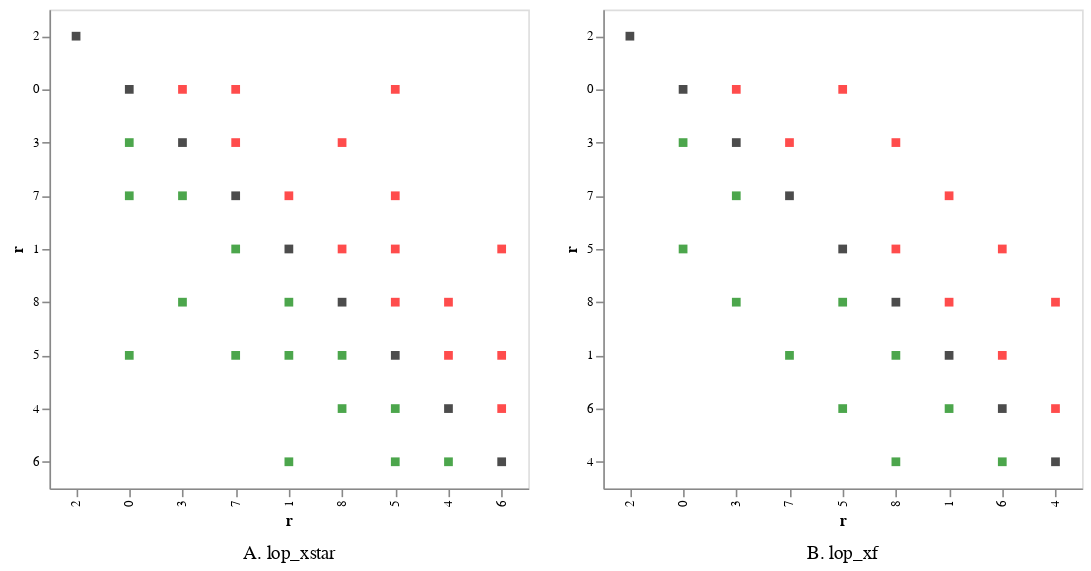

Here is the notebook cell this chart was saved with:
### Code cell
label = "A"
xstars = {}
indices = {}
details_cont = {}
details_cont['lop_xstar'] = details_lop
details_cont['lop_xf'] = {'x':xstar.values}
for method in details_cont.keys():
    details = details_cont[method]
    x = pyrankability.common.threshold_x(details['x'],lower_cut=0.3,upper_cut=0.7)
    xstar = pd.DataFrame(x,index=D1999.index,columns=D1999.columns)
    xstars["%s. %s"%(label,method)] = xstar
    indices["%s. %s"%(label,method)] = indices
    label = chr(ord(label)+1)
g,score_df,ordered_xstars = pyrankability.plot.show_score_xstar2(xstars,
                                                                 group_label="Group",width=300,height=300,
                                                                 columns=2,resolve_scale=True)
g

### Figure 1 — Vega-Lite specification as saved in the notebook (floating-point values rounded to 4 significant figures; data arrays with more than 128 entries replaced by an {"elided": "..."} marker saying what was removed)
{"config": {"view": {"continuousWidth": 400, "continuousHeight": 300}, "axis": {"labelFontSize": 10, "titleFontSize": 10}}, "data": {"name": "data-0001073d398e5865601b983e003edce1"}, "facet": {"type": "nominal", "field": "Group", "header": {"labelFontSize": 12, "labelOrient": "bottom"}, "title": null}, "spec": {"mark": "square", "encoding": {"color": {"type": "nominal", "field": "c", "scale": null}, "x": {"type": "nominal", "axis": {"labelFontSize": 8, "labelOverlap": false}, "field": "i", "sort": {"field": "ri", "order": "ascending"}, "title": "r"}, "y": {"type": "nominal", "axis": {"labelFontSize": 8, "labelOverlap": false}, "field": "j", "sort": {"field": "rj", "order": "ascending"}, "title": "r"}}, "height": 300, "width": 300}, "columns": 2, "resolve": {"scale": {"x": "independent", "y": "independent"}}, "$schema": "https://vega.github.io/schema/vega-lite/v4.8.1.json", "datasets": {"data-0001073d398e5865601b983e003edce1": {"elided": "162 records"}}}
